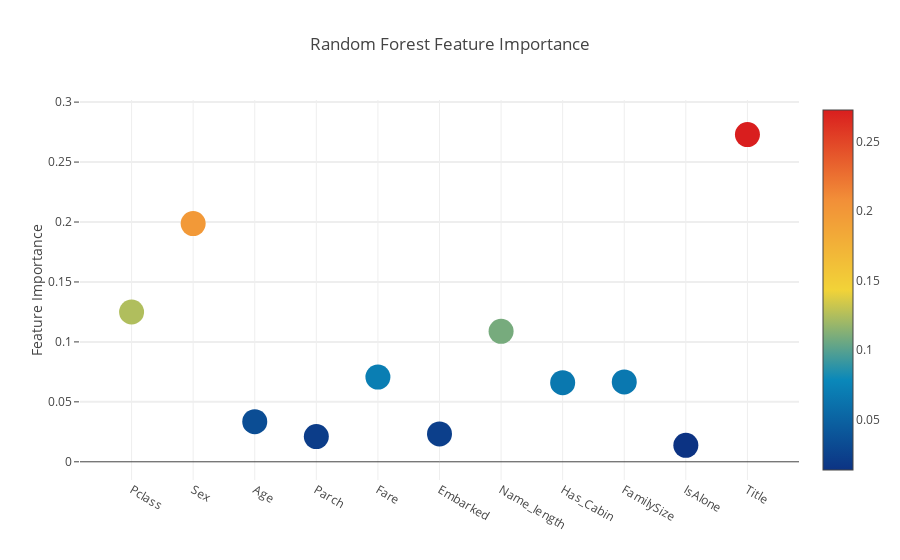
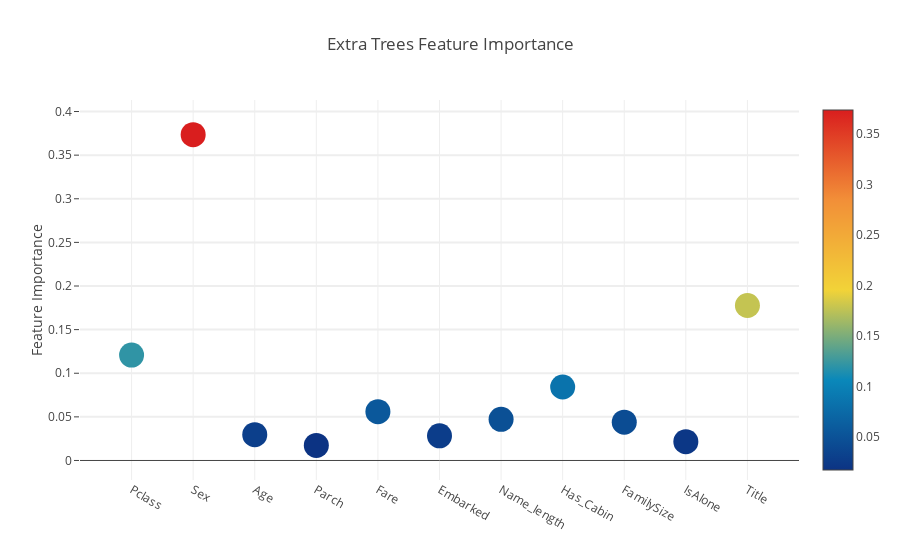
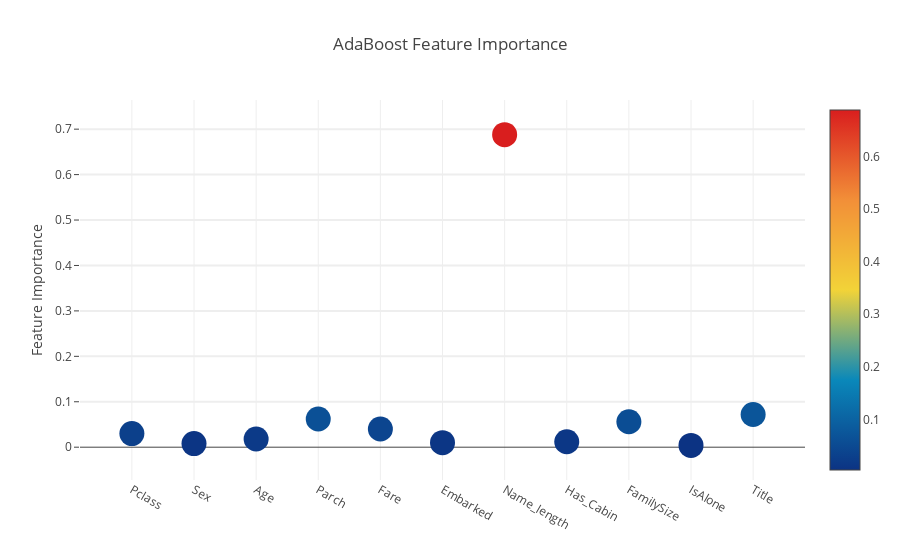
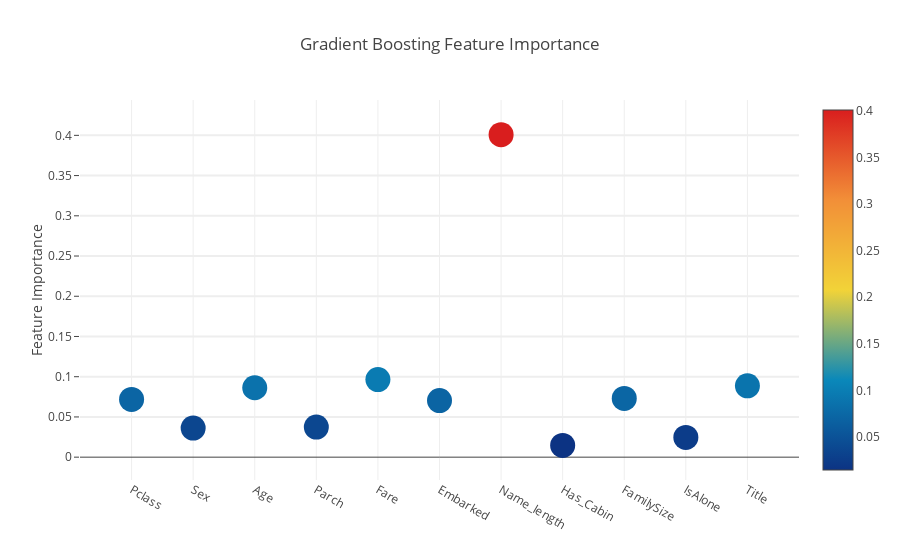

Notebook code cell kept with these figures, in order:
### Code cell
# Scatter plot 
trace = go.Scatter(
    y = feature_dataframe['Random Forest feature importances'].values,
    x = feature_dataframe['features'].values,
    mode='markers',
    marker=dict(
        sizemode = 'diameter',
        sizeref = 1,
        size = 25,
#       size= feature_dataframe['AdaBoost feature importances'].values,
        #color = np.random.randn(500), #set color equal to a variable
        color = feature_dataframe['Random Forest feature importances'].values,
        colorscale='Portland',
        showscale=True
    ),
    text = feature_dataframe['features'].values
)
data = [trace]

layout= go.Layout(
    autosize= True,
    title= 'Random Forest Feature Importance',
    hovermode= 'closest',
#     xaxis= dict(
#         title= 'Pop',
#         ticklen= 5,
#         zeroline= False,
#         gridwidth= 2,
#     ),
    yaxis=dict(
        title= 'Feature Importance',
        ticklen= 5,
        gridwidth= 2
    ),
    showlegend= False
)
fig = go.Figure(data=data, layout=layout)
py.iplot(fig,filename='scatter2010')

# Scatter plot 
trace = go.Scatter(
    y = feature_dataframe['Extra Trees  feature importances'].values,
    x = feature_dataframe['features'].values,
    mode='markers',
    marker=dict(
        sizemode = 'diameter',
        sizeref = 1,
        size = 25,
#       size= feature_dataframe['AdaBoost feature importances'].values,
        #color = np.random.randn(500), #set color equal to a variable
        color = feature_dataframe['Extra Trees  feature importances'].values,
        colorscale='Portland',
        showscale=True
    ),
    text = feature_dataframe['features'].values
)
data = [trace]

layout= go.Layout(
    autosize= True,
    title= 'Extra Trees Feature Importance',
    hovermode= 'closest',
#     xaxis= dict(
#         title= 'Pop',
#         ticklen= 5,
#         zeroline= False,
#         gridwidth= 2,
#     ),
    yaxis=dict(
        title= 'Feature Importance',
        ticklen= 5,
        gridwidth= 2
    ),
    showlegend= False
)
fig = go.Figure(data=data, layout=layout)
py.iplot(fig,filename='scatter2010')

# Scatter plot 
trace = go.Scatter(
    y = feature_dataframe['AdaBoost feature importances'].values,
    x = feature_dataframe['features'].values,
    mode='markers',
    marker=dict(
        sizemode = 'diameter',
        sizeref = 1,
        size = 25,
#       size= feature_dataframe['AdaBoost feature importances'].values,
        #color = np.random.randn(500), #set color equal to a variable
        color = feature_dataframe['AdaBoost feature importances'].values,
        colorscale='Portland',
        showscale=True
    ),
    text = feature_dataframe['features'].values
)
data = [trace]

layout= go.Layout(
    autosize= True,
    title= 'AdaBoost Feature Importance',
    hovermode= 'closest',
#     xaxis= dict(
#         title= 'Pop',
#         ticklen= 5,
#         zeroline= False,
#         gridwidth= 2,
#     ),
    yaxis=dict(
        title= 'Feature Importance',
        ticklen= 5,
        gridwidth= 2
    ),
    showlegend= False
)
fig = go.Figure(data=data, layout=layout)
py.iplot(fig,filename='scatter2010')

# Scatter plot 
trace = go.Scatter(
    y = feature_dataframe['Gradient Boost feature importances'].values,
    x = feature_dataframe['features'].values,
    mode='markers',
    marker=dict(
        sizemode = 'diameter',
        sizeref = 1,
        size = 25,
#       size= feature_dataframe['AdaBoost feature importances'].values,
        #color = np.random.randn(500), #set color equal to a variable
        color = feature_dataframe['Gradient Boost feature importances'].values,
        colorscale='Portland',
        showscale=True
    ),
    text = feature_dataframe['features'].values
)
data = [trace]

layout= go.Layout(
    autosize= True,
    title= 'Gradient Boosting Feature Importance',
    hovermode= 'closest',
#     xaxis= dict(
#         title= 'Pop',
#         ticklen= 5,
#         zeroline= False,
#         gridwidth= 2,
#     ),
    yaxis=dict(
        title= 'Feature Importance',
        ticklen= 5,
        gridwidth= 2
    ),
    showlegend= False
)
fig = go.Figure(data=data, layout=layout)
py.iplot(fig,filename='scatter2010')

### Figure 1 — Plotly figure (JSON) as saved in the notebook; plotly's stock layout.template omitted (floating-point values rounded to 4 significant figures)
{"data": [{"marker": {"color": [0.125, 0.1987, 0.03346, 0.02101, 0.07068, 0.02321, 0.1088, 0.06598, 0.06661, 0.01369, 0.2729], "colorscale": "Portland", "showscale": true, "size": 25, "sizemode": "diameter", "sizeref": 1}, "mode": "markers", "text": ["Pclass", "Sex", "Age", "Parch", "Fare", "Embarked", "Name_length", "Has_Cabin", "FamilySize", "IsAlone", "Title"], "type": "scatter", "uid": "b2f63f34-c92f-11e8-97be-8c8590b26355", "x": ["Pclass", "Sex", "Age", "Parch", "Fare", "Embarked", "Name_length", "Has_Cabin", "FamilySize", "IsAlone", "Title"], "y": [0.125, 0.1987, 0.03346, 0.02101, 0.07068, 0.02321, 0.1088, 0.06598, 0.06661, 0.01369, 0.2729]}], "layout": {"autosize": true, "hovermode": "closest", "showlegend": false, "title": "Random Forest Feature Importance", "yaxis": {"gridwidth": 2, "ticklen": 5, "title": "Feature Importance"}}}

### Figure 2 — Plotly figure (JSON) as saved in the notebook; plotly's stock layout.template omitted (floating-point values rounded to 4 significant figures)
{"data": [{"marker": {"color": [0.1209, 0.3735, 0.02956, 0.01731, 0.05594, 0.02825, 0.0472, 0.08425, 0.04388, 0.02157, 0.1777], "colorscale": "Portland", "showscale": true, "size": 25, "sizemode": "diameter", "sizeref": 1}, "mode": "markers", "text": ["Pclass", "Sex", "Age", "Parch", "Fare", "Embarked", "Name_length", "Has_Cabin", "FamilySize", "IsAlone", "Title"], "type": "scatter", "uid": "b3134c00-c92f-11e8-9041-8c8590b26355", "x": ["Pclass", "Sex", "Age", "Parch", "Fare", "Embarked", "Name_length", "Has_Cabin", "FamilySize", "IsAlone", "Title"], "y": [0.1209, 0.3735, 0.02956, 0.01731, 0.05594, 0.02825, 0.0472, 0.08425, 0.04388, 0.02157, 0.1777]}], "layout": {"autosize": true, "hovermode": "closest", "showlegend": false, "title": "Extra Trees Feature Importance", "yaxis": {"gridwidth": 2, "ticklen": 5, "title": "Feature Importance"}}}

### Figure 3 — Plotly figure (JSON) as saved in the notebook; plotly's stock layout.template omitted (floating-point values rounded to 4 significant figures)
{"data": [{"marker": {"color": [0.03, 0.008, 0.018, 0.062, 0.04, 0.01, 0.688, 0.012, 0.056, 0.004, 0.072], "colorscale": "Portland", "showscale": true, "size": 25, "sizemode": "diameter", "sizeref": 1}, "mode": "markers", "text": ["Pclass", "Sex", "Age", "Parch", "Fare", "Embarked", "Name_length", "Has_Cabin", "FamilySize", "IsAlone", "Title"], "type": "scatter", "uid": "b31cce58-c92f-11e8-a0e8-8c8590b26355", "x": ["Pclass", "Sex", "Age", "Parch", "Fare", "Embarked", "Name_length", "Has_Cabin", "FamilySize", "IsAlone", "Title"], "y": [0.03, 0.008, 0.018, 0.062, 0.04, 0.01, 0.688, 0.012, 0.056, 0.004, 0.072]}], "layout": {"autosize": true, "hovermode": "closest", "showlegend": false, "title": "AdaBoost Feature Importance", "yaxis": {"gridwidth": 2, "ticklen": 5, "title": "Feature Importance"}}}

### Figure 4 — Plotly figure (JSON) as saved in the notebook; plotly's stock layout.template omitted (floating-point values rounded to 4 significant figures)
{"data": [{"marker": {"color": [0.07173, 0.0361, 0.08627, 0.03741, 0.09647, 0.07029, 0.4009, 0.01466, 0.07306, 0.0245, 0.08862], "colorscale": "Portland", "showscale": true, "size": 25, "sizemode": "diameter", "sizeref": 1}, "mode": "markers", "text": ["Pclass", "Sex", "Age", "Parch", "Fare", "Embarked", "Name_length", "Has_Cabin", "FamilySize", "IsAlone", "Title"], "type": "scatter", "uid": "b325c9ca-c92f-11e8-9124-8c8590b26355", "x": ["Pclass", "Sex", "Age", "Parch", "Fare", "Embarked", "Name_length", "Has_Cabin", "FamilySize", "IsAlone", "Title"], "y": [0.07173, 0.0361, 0.08627, 0.03741, 0.09647, 0.07029, 0.4009, 0.01466, 0.07306, 0.0245, 0.08862]}], "layout": {"autosize": true, "hovermode": "closest", "showlegend": false, "title": "Gradient Boosting Feature Importance", "yaxis": {"gridwidth": 2, "ticklen": 5, "title": "Feature Importance"}}}
